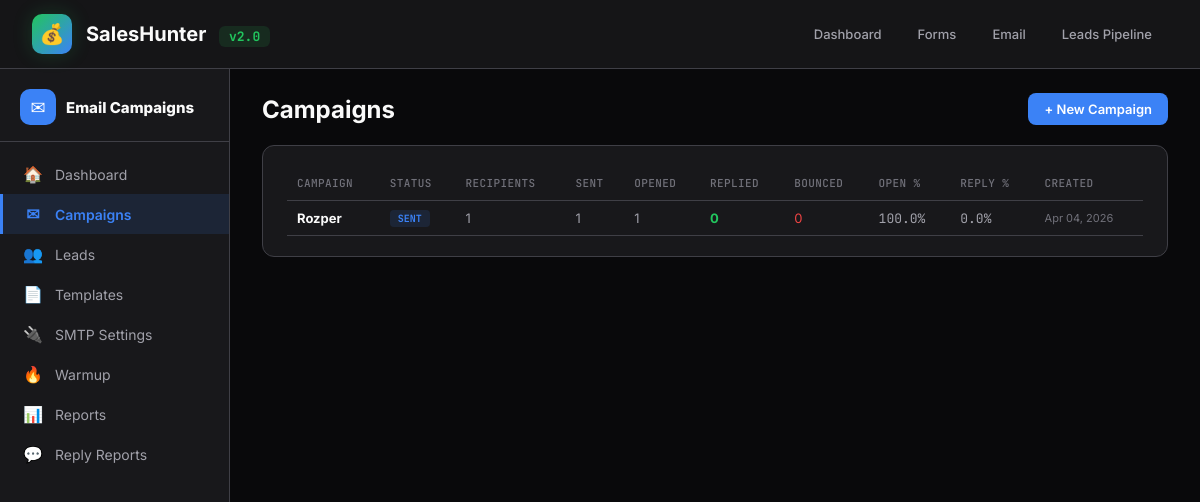
/email/campaigns/, run on the app's committed database.
### leads/models.py (models this page shows, shortened)
class EmailCampaign(models.Model):
    STATUS_CHOICES = [
        ('draft', 'Draft'),
        ('sending', 'Sending'),
        ('sent', 'Sent'),
        ('scheduled', 'Scheduled'),
        ('paused', 'Paused'),
    ]
    SEND_OPTION_CHOICES = [
        ('now', 'Send Now'),
        ('later', 'Schedule for Later'),
    ]
    name = models.CharField(max_length=255)
    description = models.TextField(blank=True)
    status = models.CharField(max_length=20, choices=STATUS_CHOICES, default='draft')
    subject = models.CharField(max_length=500, default='')
    body = models.TextField(default='', help_text='Use {{firstName}}, {{lastName}}, {{company}}, {{email}} for personalization')
    send_option = models.CharField(max_length=10, choices=SEND_OPTION_CHOICES, default='now')
    scheduled_at = models.DateTimeField(null=True, blank=True)
    lead_list = models.ForeignKey(LeadList, on_delete=models.SET_NULL, null=True, blank=True, related_name='campaigns')
    template = models.ForeignKey(EmailTemplate, on_delete=models.SET_NULL, null=True, blank=True)
    smtp_connection = models.ForeignKey(SmtpConnection, on_delete=models.SET_NULL, null=True, blank=True, help_text='Leave blank for auto-select')
    cc = models.TextField(blank=True, help_text='Comma-separated CC emails')
    bcc = models.TextField(blank=True, help_text='Comma-separated BCC emails')
    total_recipients = models.IntegerField(default=0)
    total_sent = models.IntegerField(default=0)
    total_opened = models.IntegerField(default=0)
    total_replied = models.IntegerField(default=0)
    total_bounced = models.IntegerField(default=0)
    created_at = models.DateTimeField(default=timezone.now)
    updated_at = models.DateTimeField(auto_now=True)
    class Meta:
        ordering = ['-created_at']
    @property
    def open_rate(self):
        return round(self.total_opened / self.total_sent * 100, 1) if self.total_sent else 0
    @property
    def reply_rate(self):
        return round(self.total_replied / self.total_sent * 100, 1) if self.total_sent else 0

### leads/views.py (the view)
# urls.py: path('email/campaigns/', views.email_campaigns, name='email_campaigns'),
def email_campaigns(request):
    campaigns = EmailCampaign.objects.all()
    context = {'active_tab': 'campaigns', 'campaigns': campaigns}
    return render(request, 'leads/email/campaigns.html', context)

### leads/context_processors.py (called while the page is built)
def recent_sessions(request):
    return {
        'recent_sessions': SearchSession.objects.order_by('-created_at')[:20]
    }

### leads/templates/leads/email/campaigns.html (shortened to what this page needs)
{% extends "leads/email_base.html" %}
{% load humanize %}
{% block email_content %}
<div style="display:flex;align-items:center;justify-content:space-between;margin-bottom:20px;">
  <h2>Campaigns</h2>
  <a href="{% url 'campaign_create' %}" class="btn btn-blue">+ New Campaign</a>
</div>
{% if campaigns %}
<div class="card" style="overflow-x:auto;">
  <table>
    <thead>
      <tr><th>Campaign</th><th>Status</th><th>Recipients</th><th>Sent</th><th>Opened</th><th>Replied</th><th>Bounced</th><th>Open %</th><th>Reply %</th><th>Created</th></tr>
    </thead>
    <tbody>
    {% for c in campaigns %}
    <tr>
      <td><a href="{% url 'campaign_detail' c.pk %}" style="color:var(--text);font-weight:700;">{{ c.name }}</a></td>
      <td>
        {% if c.status == 'sending' %}<span class="badge badge-green">Sending</span>
        {% elif c.status == 'sent' %}<span class="badge badge-blue">Sent</span>
        {% elif c.status == 'scheduled' %}<span class="badge" style="background:var(--purple-bg);color:var(--purple);">Scheduled</span>
        {% elif c.status == 'paused' %}<span class="badge badge-orange">Paused</span>
        {% else %}<span class="badge" style="background:var(--surface2);color:var(--text-dim);">Draft</span>{% endif %}
      </td>
      <td>{{ c.total_recipients|intcomma }}</td>
      <td>{{ c.total_sent|intcomma }}</td>
      <td>{{ c.total_opened|intcomma }}</td>
      <td style="color:var(--green);font-weight:700;">{{ c.total_replied|intcomma }}</td>
      <td style="color:var(--red);">{{ c.total_bounced|intcomma }}</td>
      <td style="font-family:'JetBrains Mono',monospace;">{{ c.open_rate }}%</td>
      <td style="font-family:'JetBrains Mono',monospace;">{{ c.reply_rate }}%</td>
      <td style="font-size:11px;color:var(--text-dim);">{{ c.created_at|date:"M d, Y" }}</td>
    </tr>
    {% endfor %}
    </tbody>
  </table>
</div>
{% endif %}
{% endblock %}

### templates/base.html (style rules this page uses)
* { margin:0;padding:0;box-sizing:border-box; }
:root { --bg:#09090b;--surface:#18181b;--surface2:#27272a;--border:#3f3f46;--border-light:#52525b; --text:#fafafa;--text-muted:#a1a1aa;--text-dim:#71717a; --green:#22c55e;--green-bg:rgba(34,197,94,0.12); --blue:#3b82f6;--blue-bg:rgba(59,130,246,0.12); --purple:#a855f7;--purple-bg:rgba(168,85,247,0.12); --orange:#f97316;--orange-bg:rgba(249,115,22,0.12); --cyan:#06b6d4;--cyan-bg:rgba(6,182,212,0.1); --yellow:#eab308;--yellow-bg:rgba(234,179,8,0.1); --red:#ef4444;--red-bg:rgba(239,68,68,0.1); --pink:#ec4899; }
body { font-family:'Inter',sans-serif;background:var(--bg);color:var(--text);min-height:100vh; }
a { color:var(--blue);text-decoration:none; }
.card { background:var(--surface);border:1px solid var(--border);border-radius:12px;padding:20px 24px;margin-bottom:12px; }
table { width:100%;border-collapse:collapse;font-size:13px; }
th { text-align:left;color:var(--text-dim);font-weight:500;padding:10px;border-bottom:1px solid var(--border);font-size:11px;text-transform:uppercase;letter-spacing:0.4px;font-family:'JetBrains Mono',monospace; }
td { padding:8px 10px;border-bottom:1px solid var(--border);color:var(--text-muted); }
.btn { display:inline-block;padding:8px 16px;border-radius:8px;font-size:13px;font-weight:600;border:none;cursor:pointer;transition:all .15s;text-decoration:none; }
.btn-blue { background:var(--blue);color:#fff; }
.badge { display:inline-block;padding:2px 8px;border-radius:4px;font-size:10px;font-weight:700;text-transform:uppercase;font-family:'JetBrains Mono',monospace; }
.badge-blue { background:var(--blue-bg);color:var(--blue); }

### data on the page
EmailCampaign: name "Rozper", status "SENT", total_recipients "1", total_sent "1", total_opened "1", total_replied "0", total_bounced "0", open_rate "100.0", reply_rate "0.0", created_at "Apr 04, 2026"
